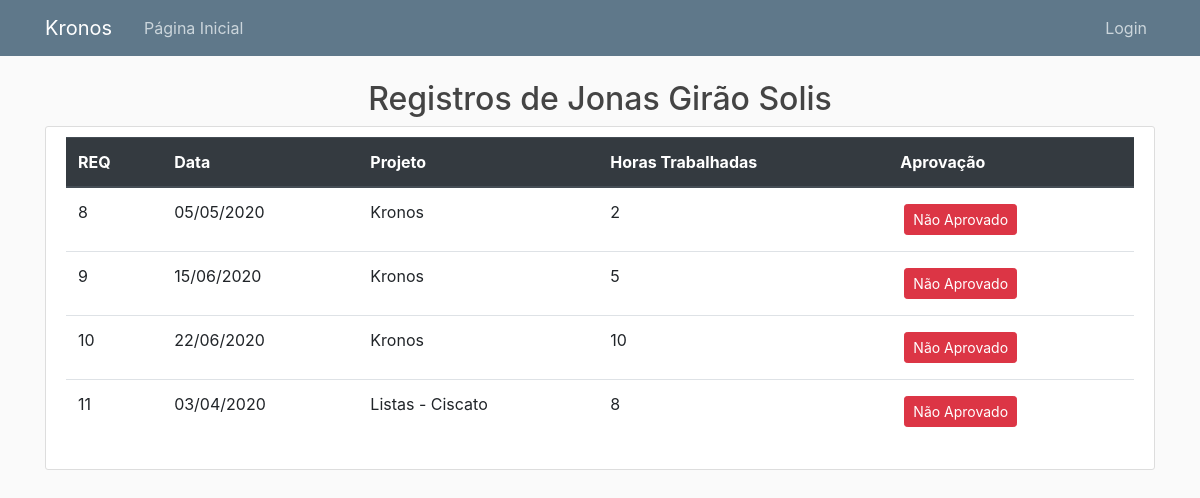
Screenshot of /usuario_registros/8.html with the database file from the repository.
### kronos/models.py (models this page shows, shortened)
class Usuario(db.Model, UserMixin):
    __tablename__ = 'usuarios'
    id = db.Column(db.Integer, primary_key=True)
    username = db.Column(db.String(20), nullable=False, unique=True)
    senha = db.Column(db.String(60), nullable=False)
    nome = db.Column(db.String(50), nullable=False)
    admin = db.Column(db.Boolean, default=False, nullable=False)
    registros = db.relationship('RegistroHoras', backref='autor', lazy=True)

class RegistroHoras(db.Model):
    __tablename__ = 'registros'
    id = db.Column(db.Integer, primary_key=True)
    data = db.Column(Data, nullable=False)
    aprovacao = db.Column(db.Boolean, default=False)
    total_horas = db.Column(db.Integer, nullable=False)
    usuario_id = db.Column(db.Integer, db.ForeignKey('usuarios.id'), nullable=False)
    projeto_id = db.Column(db.Integer, db.ForeignKey('projetos.id'), nullable=False)

class Projeto(db.Model):
    __tablename__ = 'projetos'
    id = db.Column(db.Integer, primary_key=True)
    nome = db.Column(db.String(50), nullable=False)
    descricao = db.Column(db.Text)
    data_inicio = db.Column(Data, nullable=False, default=datetime.utcnow)
    data_entrega = db.Column(Data, nullable=False)
    total_horas = db.Column(db.Integer, nullable=False, default=0)
    registros = db.relationship('RegistroHoras', backref='projeto', lazy=True)

### kronos/routes.py (the view)
@app.route('/usuario_registros/<int:usuario_id>.html')
def usuario_registros(usuario_id):
    usuario = Usuario.query.get_or_404(usuario_id)
    registros = RegistroHoras.query.filter_by(usuario_id=usuario.id)
    titulo = 'Registros - ' + usuario.nome
    return render_template('usuario_registros.html', titulo =' Registros -' + usuario.nome, registros=registros, usuario=usuario)

### kronos/templates/usuario_registros.html
{% extends "base.html" %}
{% block content %}
<h2 style="text-align:center">Registros de {{ usuario.nome }}</h2>
<div class="content-section">
        <table class="table">
                <thead class="thead-dark">
                        <tr>
                        <th>REQ</th>
                        <th>Data</th>
                        <th>Projeto</th>
                        <th>Horas Trabalhadas</th>
                        <th>Aprovação</th>
                        </tr>
                </thead>
                <tbody>
                        {% for registro in registros %}
                        <tr>
                                <td>{{ registro.id }}</td>
                                <td>{{ registro.data.strftime('%d/%m/%Y') }}</td>
                                <td>{{ registro.projeto.nome }}</td>
                                <td>{{ registro.total_horas }}</td>
                                {% if registro.aprovacao %}
                                        <td><a class="btn btn-secondary btn-sm m-1" href="{{ url_for('reprovar', registro_id=registro.id, usuario_id=usuario.id) }}">Aprovado</a></td>
                                {% else %}
                                        <td><a class="btn btn-danger btn-sm m-1" href="{{ url_for('aprovar', registro_id=registro.id, usuario_id=usuario.id) }}">Não Aprovado</a></td>
                                {% endif %}
                        </tr>
                        {% endfor %}
                </tbody>
                </table>
</div>
{% endblock content %}

### kronos/static/main.css (style rules this page uses)
body { background: #fafafa; color: #333333; margin-top: 5rem; }
h1, h2, h3, h4, h5, h6 { color: #444444; }
.content-section { background: #ffffff; padding: 10px 20px; border: 1px solid #dddddd; border-radius: 3px; margin-bottom: 20px; }

### rows the page displays
Usuario: nome "Jonas Girão Solis"
RegistroHoras: id "8", data "05/05/2020", projeto.nome "Kronos", total_horas "2"
RegistroHoras: id "9", data "15/06/2020", projeto.nome "Kronos", total_horas "5"
RegistroHoras: id "10", data "22/06/2020", projeto.nome "Kronos", total_horas "10"
RegistroHoras: id "11", data "03/04/2020", projeto.nome "Listas - Ciscato", total_horas "8"
